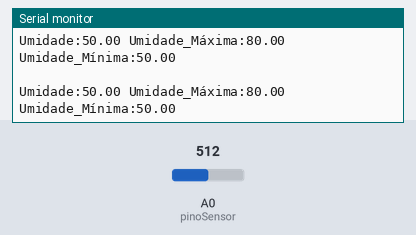
A sketch run on a simulated Arduino Uno, built with avr-gcc and run on an emulated ATmega328P. On the bench: the last lines printed to the serial monitor. Inputs (shaded band) come from the test bench; at power-on: A0 (pinoSensor) = 512.

Above: at 1.2 s.
1.3 s: A0 (pinoSensor) set to 920
At 2.4 s:
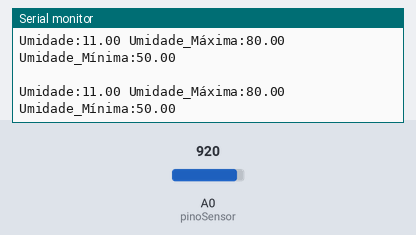
4.3 s: A0 (pinoSensor) set to 944
At 5.3 s:
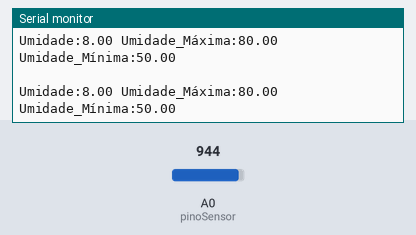
8.8 s: A0 (pinoSensor) set to 8
At 9.8 s:
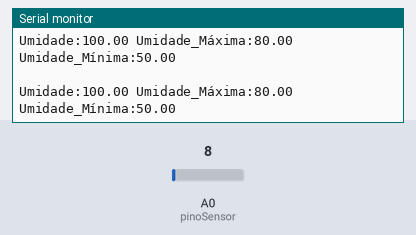
10.3 s: A0 (pinoSensor) set to 12
At 11.1 s:
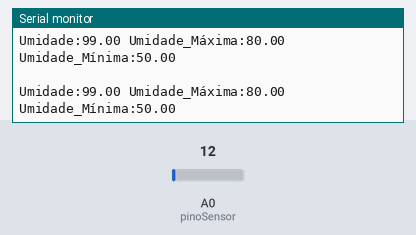
Timing chart, 0 to 13.3 s (numbered marks = the images above; inputs shaded):
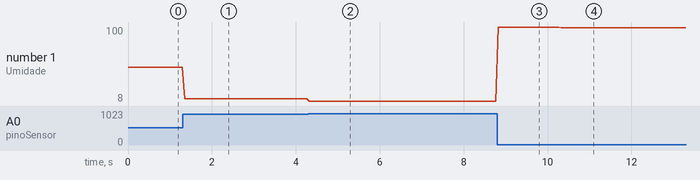

The sketch:

GrupoUmidadeSolo.ino
```cpp
const int pinoSensor = A0; // Cria uma constante inteira que recebe o valor da entrada analógica do arduino "A0".
const float umidadeMaxima = 80;
const float umidadeMinima = 50;

void setup() { // O void roda o código apenas uma vez.
  Serial.begin(9600); // Inicia a comunicação serial no valor de 9.600 bauds.
  pinMode(pinoSensor, INPUT); // Atribui que o pinoSensor será a entrada de informações.
}

void loop() { // Roda o código em repetição, ou seja, em loop.
  int leituraSensor = analogRead(pinoSensor); // Cria a variável inteira "LeituraSensor" que recebe a leitura analogica do "pinoSensor".

  float umidade = map(leituraSensor, 0.0, 1023.0, 100.0, 0.0); //Criação da variável "umidade" e a atribui o valor de "leituraSensor" de forma mapeada, invertendo os valores.

  //Label de umidade atual.
  Serial.print("Umidade:");
  Serial.print(umidade);
  Serial.print(" ");

    //Label de umidade máxima.
  Serial.print("Umidade_Máxima:");
  Serial.print(umidadeMaxima);
  Serial.print(" ");

  //Label de umidade minima.
  Serial.print("Umidade_Mínima:");
  Serial.println(umidadeMinima);
  Serial.println(" ");

  delay (50); //A frequência em que se atualiza o loop.
}
```

Measured:
- after the input at 1.3 s, the serial monitor: prints a new line after 0.05 s (image 1)
- after the input at 4.3 s, the serial monitor: prints a new line at once (image 2)
- after the input at 8.8 s, the serial monitor: prints a new line at once (image 3)
- after the input at 10.3 s, the serial monitor: prints a new line at once (image 4)
- plotted number 1: 50 → 11 after the input at 1.3 s, 11 → 8 after the input at 4.3 s, 8 → 100 after the input at 8.8 s, 100 → 99 after the input at 10.3 s
